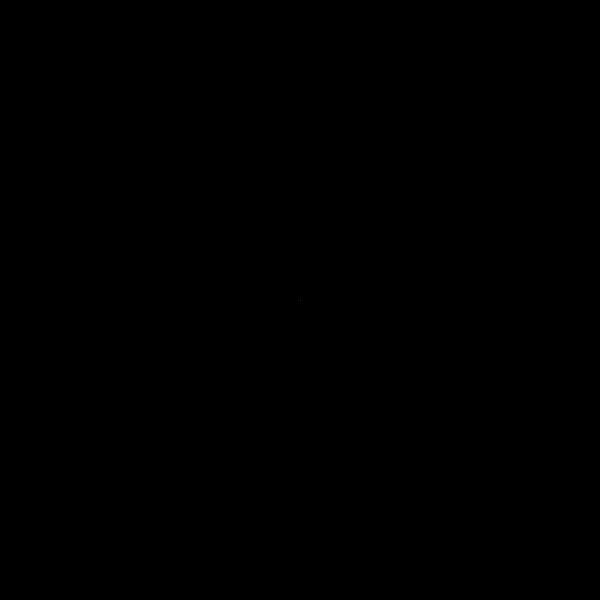
Frame 1 (no input)
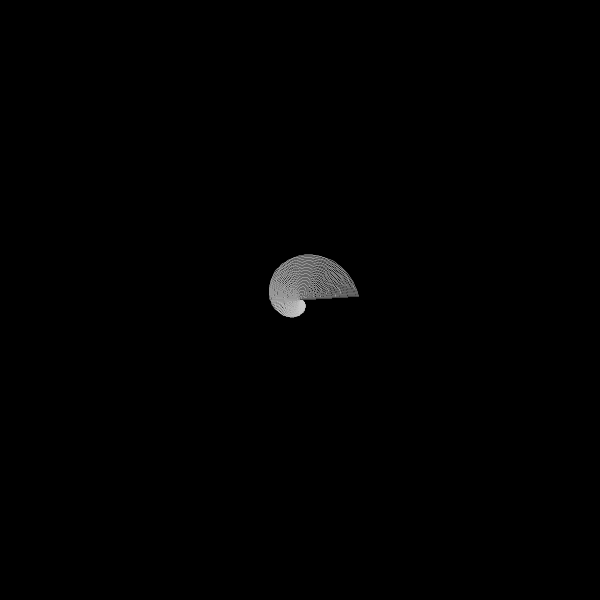
Frame 60 (the mouse pressed at the canvas centre just before this capture)
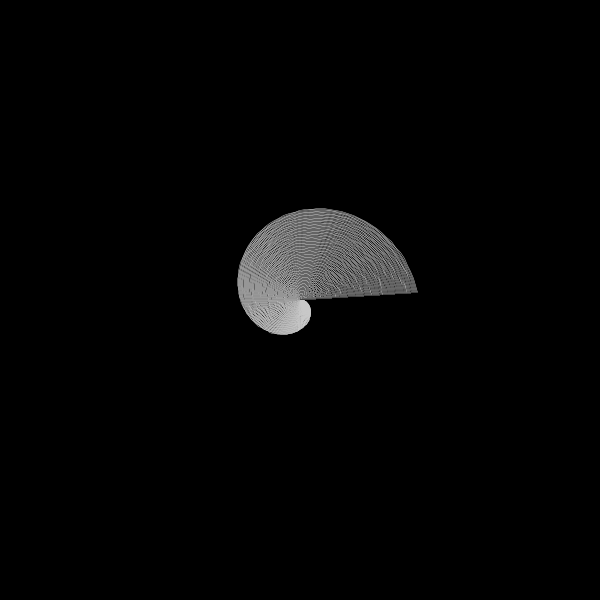
Frame 120 (the mouse held since frame 60 and released just before this capture)

The Processing sketch that drew these frames (run headless with seeded random() and noise(); from frame 60 on, the mouse is pressed at the canvas centre):

// Processing sketch: Spiral__by_accident_
// ── Spiral__by_accident_.pde
float[] r = new float[101];
int count=0;

void setup(){
  size(600,600);
  background(0);
  
  for (float i=0;i<1;i+=0.01){
    r[count]=i;
    count++;
  }
}

float t=0;
float ux;
float uy;

void draw(){
  clear();
  translate(300,300);
  stroke(200);
  strokeWeight(0.5);
  
  noFill();
  strokeJoin(ROUND);
  beginShape();
  for (int i=0;i<100;i++){
    ux= t*cos(2*PI*r[i]);
    uy= t*sin(2*PI*r[i]);
    vertex(ux*r[i],uy*r[i]);
  }
  endShape();
  t++;
  if (t>=300){
    stop();
  }
}
